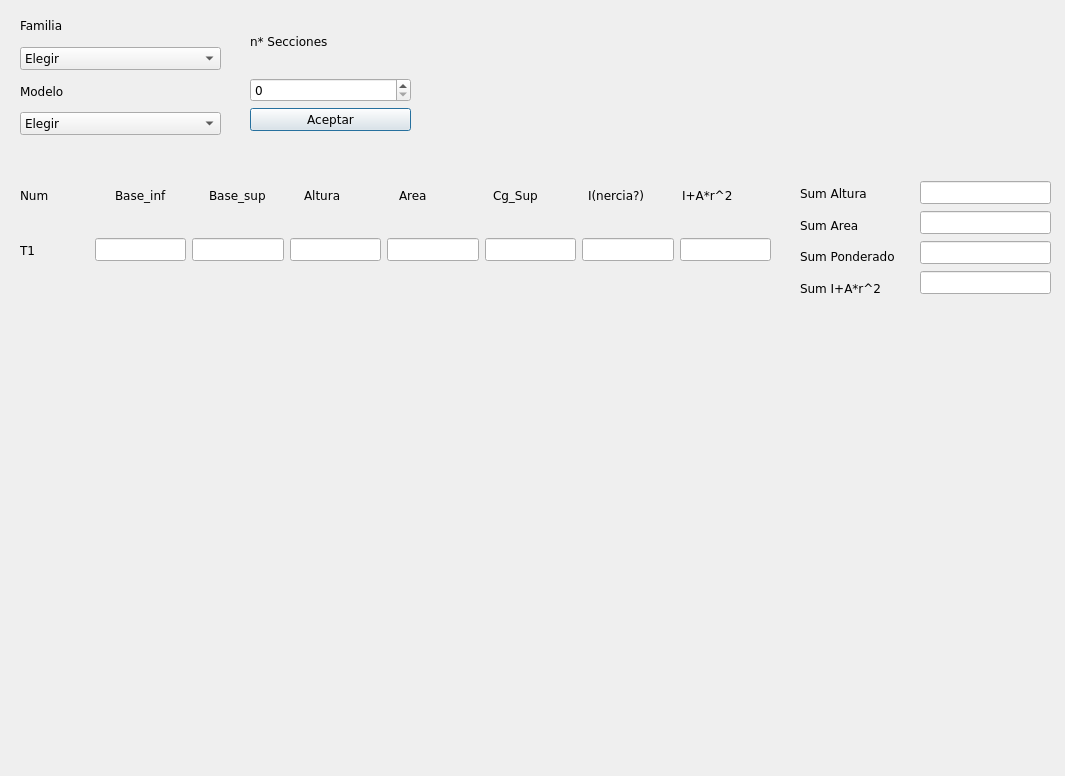
<?xml version="1.0" encoding="UTF-8"?>
<ui version="4.0">
 <class>Dialog</class>
 <widget class="QDialog" name="Dialog">
  <property name="geometry">
   <rect>
    <x>0</x>
    <y>0</y>
    <width>1065</width>
    <height>776</height>
   </rect>
  </property>
  <property name="font">
   <font>
    <family>Verdana</family>
    <italic>false</italic>
    <bold>false</bold>
   </font>
  </property>
  <property name="windowTitle">
   <string>Dialog</string>
  </property>
  <widget class="QWidget" name="verticalLayoutWidget">
   <property name="geometry">
    <rect>
     <x>20</x>
     <y>10</y>
     <width>201</width>
     <height>125</height>
    </rect>
   </property>
   <layout class="QVBoxLayout" name="verticalLayout_2">
    <item>
     <widget class="QLabel" name="label_familia">
      <property name="text">
       <string>Familia</string>
      </property>
     </widget>
    </item>
    <item>
     <widget class="QComboBox" name="combo_familia">
      <item>
       <property name="text">
        <string>Elegir</string>
       </property>
      </item>
      <item>
       <property name="text">
        <string>VI</string>
       </property>
      </item>
      <item>
       <property name="text">
        <string>VF</string>
       </property>
      </item>
     </widget>
    </item>
    <item>
     <widget class="QLabel" name="label_modelo">
      <property name="text">
       <string>Modelo</string>
      </property>
     </widget>
    </item>
    <item>
     <widget class="QComboBox" name="combo_modelo">
      <item>
       <property name="text">
        <string>Elegir</string>
       </property>
      </item>
      <item>
       <property name="text">
        <string>4120</string>
       </property>
      </item>
      <item>
       <property name="text">
        <string>9kjahsd</string>
       </property>
      </item>
     </widget>
    </item>
   </layout>
  </widget>
  <widget class="QWidget" name="verticalLayoutWidget_2">
   <property name="geometry">
    <rect>
     <x>250</x>
     <y>10</y>
     <width>161</width>
     <height>121</height>
    </rect>
   </property>
   <layout class="QVBoxLayout" name="verticalLayout_3">
    <item>
     <widget class="QLabel" name="label_cant">
      <property name="text">
       <string>n* Secciones</string>
      </property>
     </widget>
    </item>
    <item>
     <widget class="QSpinBox" name="spin_cant"/>
    </item>
    <item>
     <widget class="QPushButton" name="btn_acpt_cant">
      <property name="text">
       <string>Aceptar</string>
      </property>
     </widget>
    </item>
   </layout>
  </widget>
  <widget class="QWidget" name="horizontalLayoutWidget">
   <property name="geometry">
    <rect>
     <x>20</x>
     <y>180</y>
     <width>751</width>
     <height>31</height>
    </rect>
   </property>
   <layout class="QHBoxLayout" name="horizontalLayout">
    <item>
     <widget class="QLabel" name="label_name">
      <property name="text">
       <string>Num</string>
      </property>
     </widget>
    </item>
    <item>
     <widget class="QLabel" name="label_bi">
      <property name="text">
       <string>Base_inf</string>
      </property>
     </widget>
    </item>
    <item>
     <widget class="QLabel" name="label_bs">
      <property name="text">
       <string>Base_sup</string>
      </property>
     </widget>
    </item>
    <item>
     <widget class="QLabel" name="label_altura">
      <property name="text">
       <string>Altura</string>
      </property>
     </widget>
    </item>
    <item>
     <widget class="QLabel" name="label_area">
      <property name="text">
       <string>Area</string>
      </property>
     </widget>
    </item>
    <item>
     <widget class="QLabel" name="label_cg">
      <property name="text">
       <string>Cg_Sup</string>
      </property>
     </widget>
    </item>
    <item>
     <widget class="QLabel" name="label_inercia">
      <property name="text">
       <string>I(nercia?)</string>
      </property>
     </widget>
    </item>
    <item>
     <widget class="QLabel" name="label_op">
      <property name="text">
       <string>I+A*r^2</string>
      </property>
     </widget>
    </item>
   </layout>
  </widget>
  <widget class="QWidget" name="horizontalLayoutWidget_2">
   <property name="geometry">
    <rect>
     <x>20</x>
     <y>210</y>
     <width>751</width>
     <height>80</height>
    </rect>
   </property>
   <layout class="QHBoxLayout" name="horizontalLayout_2">
    <item>
     <widget class="QLabel" name="t1_name">
      <property name="text">
       <string>T1              </string>
      </property>
     </widget>
    </item>
    <item>
     <widget class="QLineEdit" name="t1_bi"/>
    </item>
    <item>
     <widget class="QLineEdit" name="t1_bs"/>
    </item>
    <item>
     <widget class="QLineEdit" name="t1_altura"/>
    </item>
    <item>
     <widget class="QLineEdit" name="t1_area"/>
    </item>
    <item>
     <widget class="QLineEdit" name="t1_cg"/>
    </item>
    <item>
     <widget class="QLineEdit" name="t1_inercia"/>
    </item>
    <item>
     <widget class="QLineEdit" name="t1_op"/>
    </item>
   </layout>
  </widget>
  <widget class="QWidget" name="verticalLayoutWidget_3">
   <property name="geometry">
    <rect>
     <x>800</x>
     <y>180</y>
     <width>121</width>
     <height>121</height>
    </rect>
   </property>
   <layout class="QVBoxLayout" name="verticalLayout_4">
    <item>
     <widget class="QLabel" name="label_sum_altura">
      <property name="text">
       <string>Sum Altura</string>
      </property>
     </widget>
    </item>
    <item>
     <widget class="QLabel" name="label_sum_area">
      <property name="text">
       <string>Sum Area</string>
      </property>
     </widget>
    </item>
    <item>
     <widget class="QLabel" name="label_sum_ponderado">
      <property name="text">
       <string>Sum Ponderado</string>
      </property>
     </widget>
    </item>
    <item>
     <widget class="QLabel" name="label_sum_op">
      <property name="text">
       <string>Sum I+A*r^2</string>
      </property>
     </widget>
    </item>
   </layout>
  </widget>
  <widget class="QWidget" name="verticalLayoutWidget_4">
   <property name="geometry">
    <rect>
     <x>920</x>
     <y>180</y>
     <width>131</width>
     <height>116</height>
    </rect>
   </property>
   <layout class="QVBoxLayout" name="verticalLayout_5">
    <item>
     <widget class="QLineEdit" name="result_sum_altura">
      <property name="readOnly">
       <bool>true</bool>
      </property>
     </widget>
    </item>
    <item>
     <widget class="QLineEdit" name="result_sum_area">
      <property name="readOnly">
       <bool>true</bool>
      </property>
     </widget>
    </item>
    <item>
     <widget class="QLineEdit" name="result_sum_ponderado">
      <property name="readOnly">
       <bool>true</bool>
      </property>
     </widget>
    </item>
    <item>
     <widget class="QLineEdit" name="result_sum_op">
      <property name="readOnly">
       <bool>true</bool>
      </property>
     </widget>
    </item>
   </layout>
  </widget>
 </widget>
 <resources/>
 <connections/>
</ui>
